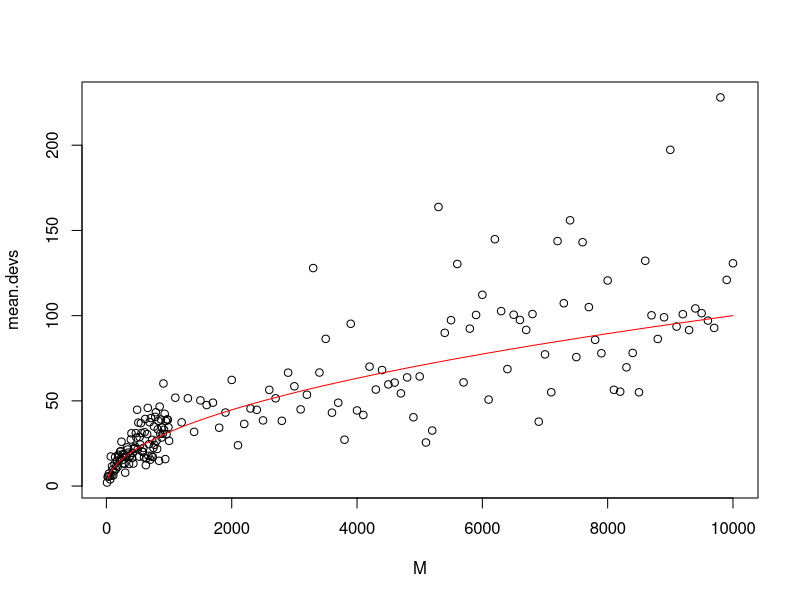
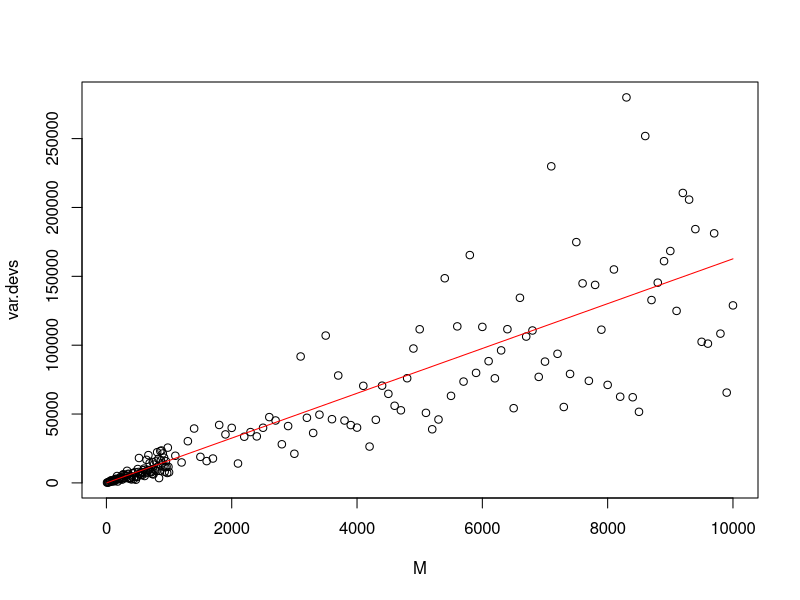
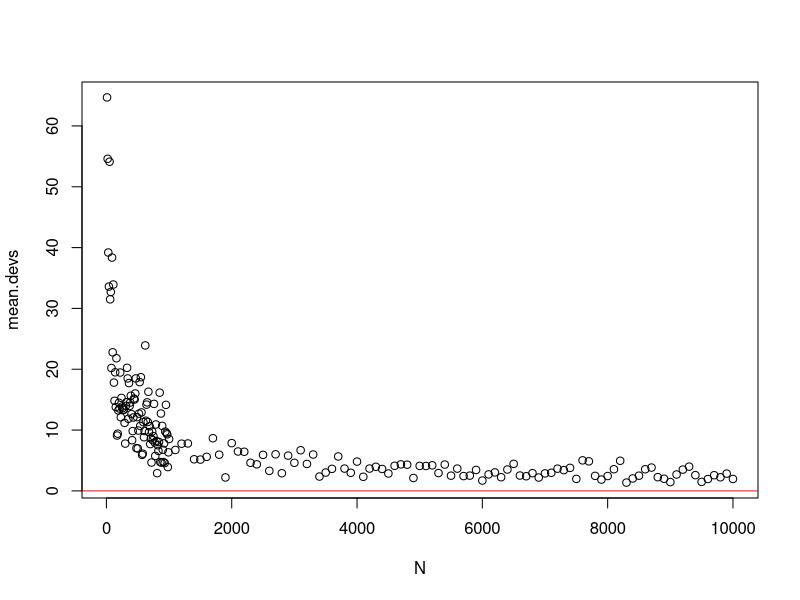
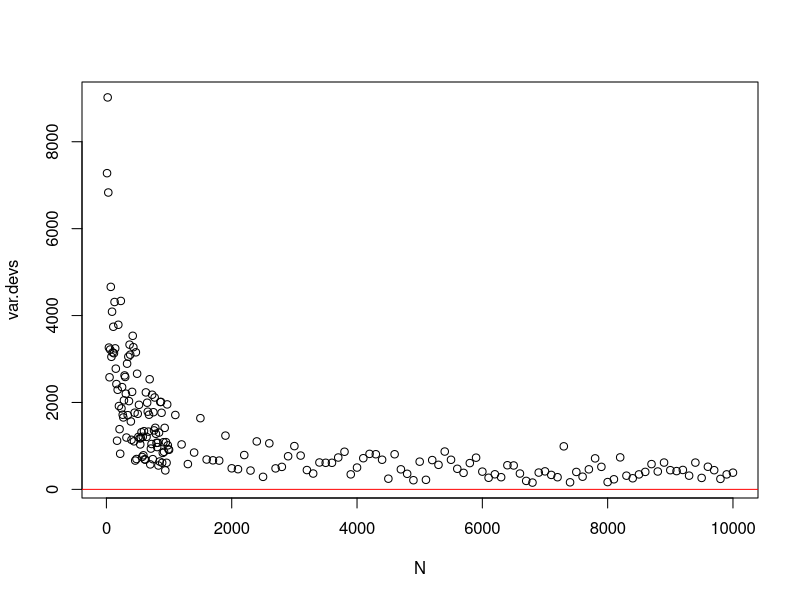
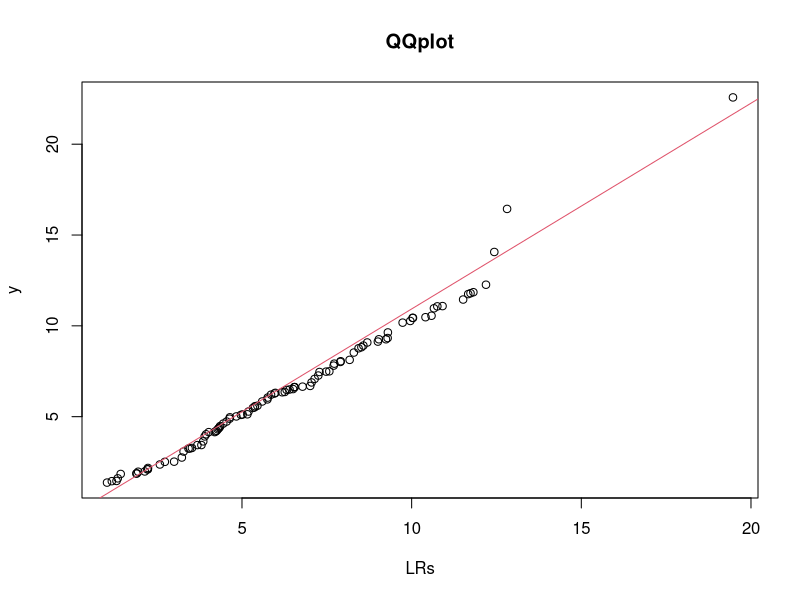
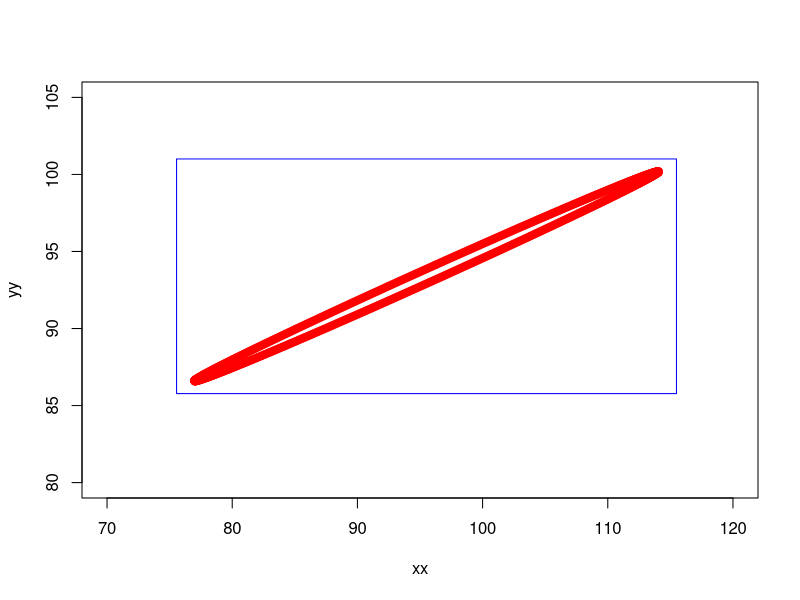

The R source for these figures, in order:
# Exercise 
# 1. Write down the population mean and population "element-wise" variance of the random
# Wishart matrix. Use the Frobenius Norm on the different between the empirical and population 
# mean matrices (and variance matrices)  to record the deviation. (Google "Frobenius norm" for 
# definition.) What will happen to your deviation if $m$ increases (or $n$ increases)? 

Sigma <- matrix(c(10, 3, 1,
                  3, 6, 1,
                  1, 1, 6), nrow = 3)

m <- 100
M.array <- rWishart(n = 500, df = m, Sigma = Sigma)

mean.samp <- apply(M.array, c(1, 2), mean)
var.samp <- apply(M.array, c(1, 2), var)

mean.pop <- m * Sigma
d <- as.matrix(diag(Sigma))
var.pop <- m * (Sigma ^ 2 + d %*% t(d))

mean.dev <- norm(mean.samp - mean.pop, "F")
var.dev <- norm(var.samp - var.pop, "F")

# m increases
mean.pop <- Sigma
var.pop <- Sigma ^ 2 + d %*% t(d)

mean.devs <- c()
var.devs <- c()
M <- c(seq(10, 1000, by=10), seq(1100,10000,by=100))

for (m in M) {
  M.array <- rWishart(n = 500, df = m, Sigma = Sigma)
  mean.samp <- apply(M.array, c(1, 2), mean)
  var.samp <- apply(M.array, c(1, 2), var)
  mean.dev <- norm(mean.samp - m * mean.pop, "F")
  var.dev <- norm(var.samp - m * var.pop, "F")
  mean.devs <- c(mean.devs, mean.dev)
  var.devs <- c(var.devs, var.dev)
}
plot(M, mean.devs)
lines(M, sqrt(M), col="red")

plot(M, var.devs)
lines(M, sqrt(norm(var.pop, "F"))*M, col="red")

# n increases
mean.devs <- c()
var.devs <- c()
N <- M
m <- 100
for (n in N) {
  M.array <- rWishart(n = n, df = m, Sigma = Sigma)
  mean.samp <- apply(M.array, c(1, 2), mean)
  var.samp <- apply(M.array, c(1, 2), var)
  mean.dev <- norm(mean.samp - m * mean.pop, "F")
  var.dev <- norm(var.samp - m * var.pop, "F")
  mean.devs <- c(mean.devs, mean.dev)
  var.devs <- c(var.devs, var.dev)
}
plot(N, mean.devs)
abline(h=0, col="red")

plot(N, var.devs)
abline(h=0, col="red")

# 2. Verify the distribution of the LR statistic is indeed chi^2, using a qqplot.  
LRs <- c()
p <- 3
m <- 100
for (i in 1:100){
  M <- rWishart(n = 1, df = m, Sigma = diag(rep(1,p)))
  lambdas <- eigen(M[,,1] / m)$values
  LR <- m * (sum(lambdas) - p - sum(log(lambdas)))
  LRs <- c(LRs, LR)
}
y <- rchisq(100, df=6)
qqplot(LRs, y, main="QQplot")
qqline(y, distribution = function(p) qchisq(p, df = 6),
       probs = c(0.1, 0.6), col = 2)

# (IV) Exercises for inference on multivariate locations ----------------------------
# Textbook problem 5.9 (Demonstration)
n <- 61
X.bar <- c(95.52, 164.38, 55.69, 93.39, 17.98, 31.13)
S <- matrix(c(3266.46, 1343.97, 731.54, 1175.5, 162.68, 238.37,
              1343.97, 721.91, 324.25, 537.35, 80.17, 117.73,
              731.54, 324.25, 179.28, 281.17, 39.15, 56.8,
              1175.5, 537.35, 281.17, 474.98, 63.73, 94.85,
              162.68, 80.17, 39.15, 63.73, 9.95, 13.88,
              238.37, 117.73, 56.8, 94.85, 13.88, 21.26), nrow=6)

# (a) large sample 95% CI for six variables
len <- qt(0.05 / 2, df = n - 1, lower.tail = FALSE) * sqrt(diag(S/n))
CI.lower <- X.bar - len
CI.upper <- X.bar + len
(CI <- cbind(CI.lower, CI.upper))

# (b) large sample 95% CI ellipse for Weight, girth(1, 4 variable)
X.bar.2 <- X.bar[c(1, 4)]
S.2 <- S[c(1, 4), c(1, 4)]
S.eigen <- eigen(solve(S.2))
p <- 2
t <- qf(0.05, p, n-p, lower.tail=FALSE)*(n-1) * p / n / (n-p)
a <- sqrt(t / S.eigen$values[1])
b <- sqrt(t / S.eigen$values[2])
phi <- atan(S.eigen$vectors[2,1] / S.eigen$vectors[1,1])
i <- seq(0, 2*pi, 0.01)
xx <- X.bar.2[1] + a * cos(i)*cos(phi) - b*sin(i)*sin(phi)
yy <- X.bar.2[2] + a*cos(i)*cos(phi) + b*sin(i)*cos(phi)
plot(xx, yy, pch=19, col='red', xlim=c(70, 120), ylim=c(80, 105))

# (c) Bonferroni  CI for 6 variable
len <- qt(0.05 / 2 / 6, df = n-1, lower.tail=FALSE) * sqrt(diag(S/n))
CI.lower <- X.bar - len
CI.upper <- X.bar + len
(BCI <- cbind(CI.lower, CI.upper))

# (d) Bonferroni vs Ellipse
rect(BCI[1,1],BCI[4,1],BCI[1,2],BCI[4,2], border="blue")

# (e) Y = head width - head length
Y.bar <- X.bar[6] - X.bar[5]
Y.S <- S[5,5] - 2*S[5,6] + S[6,6]
len <- qt(0.05 / 2 / 7, df = n-1, lower.tail=FALSE) * sqrt(Y.S / n)
CI.lower <- Y.bar - len
CI.upper <- Y.bar + len
(cbind(CI.lower, CI.upper))

# 3. Continued from Problem 5.9. Test whether means of the variables are (100, 150, 50, 90, 17, 31). 
# Provide a p-value. 
mu0 <- c(100, 150, 50, 90, 17, 31)
p <- 6
T2 <- (n-p) / p / (n-1) * t(as.matrix(X.bar - mu0)) %*% solve(S) %*% as.matrix(X.bar - mu0)
(Fprob <- df(T2, p, n-p)) # 0.081
